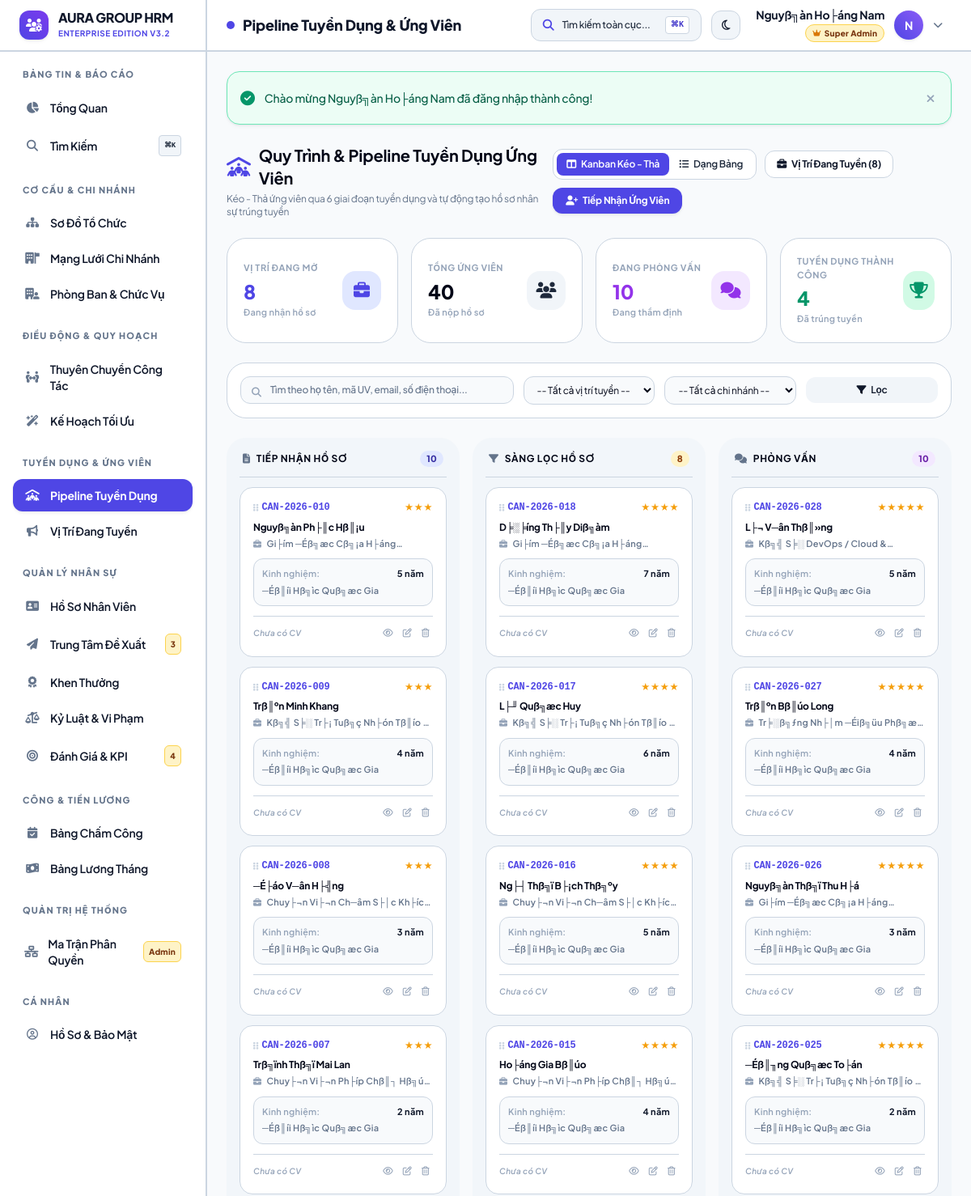
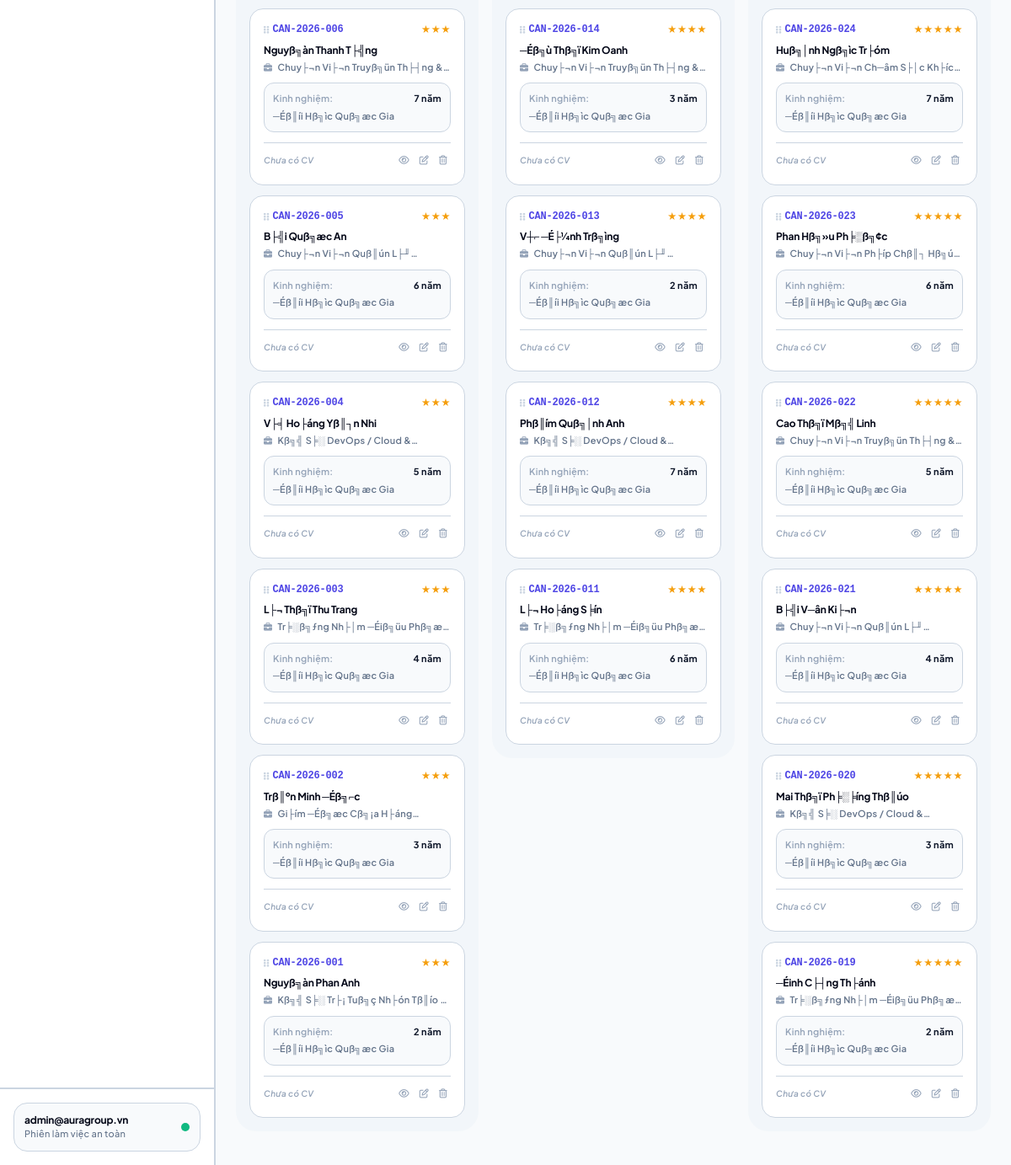
The page /modules/recruitment/index.php (signed in) on the database its author committed (2 pictures, top to bottom).
### tables this page shows
CREATE TABLE `candidates` (
  `id` int(11) NOT NULL AUTO_INCREMENT,
  `candidate_code` varchar(50) NOT NULL COMMENT 'M├ú hß╗ô s╞í: UV-YYYY-XXX',
  `job_position_id` int(11) NOT NULL COMMENT 'Vß╗ï tr├¡ ß╗⌐ng tuyß╗ân',
  `fullname` varchar(100) NOT NULL COMMENT 'Hß╗ì v├á t├¬n ß╗⌐ng vi├¬n',
  `email` varchar(100) NOT NULL COMMENT 'Email li├¬n hß╗ç',
  `phone` varchar(20) NOT NULL COMMENT 'Sß╗æ ─æiß╗çn thoß║íi',
  `gender` enum('Nam','Nu','Khac') DEFAULT 'Nam',
  `birth_date` date DEFAULT NULL COMMENT 'Ng├áy sinh',
  `education` varchar(255) DEFAULT NULL COMMENT 'Tr├¼nh ─æß╗Ö hß╗ìc vß║Ñn & chuy├¬n ng├ánh',
  `experience_years` int(11) DEFAULT 0 COMMENT 'Sß╗æ n─âm kinh nghiß╗çm',
  `cv_file` varchar(255) DEFAULT NULL COMMENT 'Tß╗çp CV scan ─æ├¡nh k├¿m',
  `cover_letter` text DEFAULT NULL COMMENT 'Th╞░ xin viß╗çc / ghi ch├║ ß╗⌐ng vi├¬n',
  `source` enum('website','referral','headhunt','job_board','social','other') DEFAULT 'website' COMMENT 'Nguß╗ôn tuyß╗ân dß╗Ñng',
  `stage` enum('applied','screening','interview','offer','hired','rejected') DEFAULT 'applied' COMMENT 'Giai ─æoß║ín trong Pipeline',
  `rating` tinyint(4) DEFAULT 3 COMMENT '─É├ính gi├í n─âng lß╗▒c tß╗½ 1 ─æß║┐n 5 sao',
  `interview_date` datetime DEFAULT NULL COMMENT 'Lß╗ïch hß║╣n phß╗Ång vß║Ñn',
  `interview_notes` text DEFAULT NULL COMMENT 'Bi├¬n bß║ún & nhß║¡n x├⌐t phß╗Ång vß║Ñn',
  `hired_employee_id` int(11) DEFAULT NULL COMMENT 'ID nh├ón vi├¬n khi ─æ├ú chuyß╗ân ─æß╗òi',
  `created_at` timestamp NOT NULL DEFAULT current_timestamp(),
  PRIMARY KEY (`id`),
  UNIQUE KEY `candidate_code` (`candidate_code`),
  KEY `job_position_id` (`job_position_id`),
  KEY `hired_employee_id` (`hired_employee_id`),
  CONSTRAINT `candidates_ibfk_1` FOREIGN KEY (`job_position_id`) REFERENCES `job_positions` (`id`) ON DELETE CASCADE,
  CONSTRAINT `candidates_ibfk_2` FOREIGN KEY (`hired_employee_id`) REFERENCES `employees` (`id`) ON DELETE SET NULL
);

CREATE TABLE `job_positions` (
  `id` int(11) NOT NULL AUTO_INCREMENT,
  `job_code` varchar(50) NOT NULL COMMENT 'M├ú tin: TD-YYYY-XXX',
  `title` varchar(255) NOT NULL COMMENT 'Ti├¬u ─æß╗ü vß╗ï tr├¡ tuyß╗ân dß╗Ñng',
  `department_id` int(11) DEFAULT NULL COMMENT 'Ph├▓ng ban tiß║┐p nhß║¡n',
  `branch_id` int(11) DEFAULT NULL COMMENT 'Chi nh├ính l├ám viß╗çc',
  `position_id` int(11) DEFAULT NULL COMMENT 'Chß╗⌐c danh ─æß╗ïnh ngß║ích',
  `quantity` int(11) DEFAULT 1 COMMENT 'Chß╗ë ti├¬u tuyß╗ân dß╗Ñng',
  `salary_range_min` decimal(15,2) DEFAULT 0.00 COMMENT 'L╞░╞íng tß╗æi thiß╗âu (VN─É)',
  `salary_range_max` decimal(15,2) DEFAULT 0.00 COMMENT 'L╞░╞íng tß╗æi ─æa (VN─É)',
  `requirements` text DEFAULT NULL COMMENT 'Y├¬u cß║ºu n─âng lß╗▒c & kinh nghiß╗çm',
  `description` text DEFAULT NULL COMMENT 'M├┤ tß║ú nhiß╗çm vß╗Ñ c├┤ng viß╗çc',
  `deadline` date DEFAULT NULL COMMENT 'Hß║ín nß╗Öp hß╗ô s╞í',
  `status` enum('open','closed','paused','filled') DEFAULT 'open' COMMENT 'Trß║íng th├íi tin tuyß╗ân',
  `created_by` int(11) DEFAULT NULL COMMENT 'Ng╞░ß╗¥i tß║ío tin',
  `created_at` timestamp NOT NULL DEFAULT current_timestamp(),
  PRIMARY KEY (`id`),
  UNIQUE KEY `job_code` (`job_code`),
  KEY `department_id` (`department_id`),
  KEY `branch_id` (`branch_id`),
  KEY `position_id` (`position_id`),
  KEY `created_by` (`created_by`),
  CONSTRAINT `job_positions_ibfk_1` FOREIGN KEY (`department_id`) REFERENCES `departments` (`id`) ON DELETE SET NULL,
  CONSTRAINT `job_positions_ibfk_2` FOREIGN KEY (`branch_id`) REFERENCES `branches` (`id`) ON DELETE SET NULL,
  CONSTRAINT `job_positions_ibfk_3` FOREIGN KEY (`position_id`) REFERENCES `positions` (`id`) ON DELETE SET NULL,
  CONSTRAINT `job_positions_ibfk_4` FOREIGN KEY (`created_by`) REFERENCES `users` (`id`) ON DELETE SET NULL
);

### modules/recruitment/index.php (the view, shortened to what the rows shown need)
<?php
require_once __DIR__ . '/../../core/auth.php';
$current_view   = trim($_GET['view'] ?? 'kanban');
$where_clauses = ['1=1'];
$params = [];
$where_sql = implode(' AND ', $where_clauses);
$query_sql = "
    SELECT c.*,
           j.job_code, j.title AS job_title, j.salary_range_min, j.salary_range_max,
           b.name AS branch_name, d.name AS department_name,
           e.employee_code AS hired_emp_code
    FROM candidates c
    JOIN job_positions j ON c.job_position_id = j.id
    LEFT JOIN branches b ON j.branch_id = b.id
    LEFT JOIN departments d ON j.department_id = d.id
    LEFT JOIN employees e ON c.hired_employee_id = e.id
    WHERE {$where_sql}
    ORDER BY c.created_at DESC, c.id DESC
";
$stmt = $pdo->prepare($query_sql);
$stmt->execute($params);
$candidates = $stmt->fetchAll();
$pipeline_columns = [
    'applied' => [
        'title' => 'Tiếp Nhận Hồ Sơ',
        'icon' => 'fa-file-lines',
        'color' => 'indigo',
        'badge_bg' => 'bg-indigo-100 text-indigo-800 dark:bg-indigo-950/60 dark:text-indigo-300',
        'items' => []
    ],
    'screening' => [
        'title' => 'Sàng Lọc Hồ Sơ',
        'icon' => 'fa-filter',
        'color' => 'amber',
        'badge_bg' => 'bg-amber-100 text-amber-800 dark:bg-amber-950/60 dark:text-amber-300',
        'items' => []
    ],
    'interview' => [
        'title' => 'Phỏng Vấn',
        'icon' => 'fa-comments',
        'color' => 'purple',
        'badge_bg' => 'bg-purple-100 text-purple-800 dark:bg-purple-950/60 dark:text-purple-300',
        'items' => []
    ],
    'offer' => [
        'title' => 'Gửi Offer',
        'icon' => 'fa-file-signature',
        'color' => 'sky',
        'badge_bg' => 'bg-sky-100 text-sky-800 dark:bg-sky-950/60 dark:text-sky-300',
        'items' => []
    ],
    'hired' => [
        'title' => 'Trúng Tuyển',
        'icon' => 'fa-trophy',
        'color' => 'emerald',
        'badge_bg' => 'bg-emerald-100 text-emerald-800 dark:bg-emerald-950/60 dark:text-emerald-300',
        'items' => []
    ],
    'rejected' => [
        'title' => 'Không Phù Hợp',
        'icon' => 'fa-ban',
        'color' => 'rose',
        'badge_bg' => 'bg-rose-100 text-rose-800 dark:bg-rose-950/60 dark:text-rose-300',
        'items' => []
    ]
];
foreach ($candidates as $cand) {
    $st = $cand['stage'];
    if (isset($pipeline_columns[$st])) {
        $pipeline_columns[$st]['items'][] = $cand;
    } else {
        $pipeline_columns['applied']['items'][] = $cand;
    }
}
require_once __DIR__ . '/../../includes/header.php';
?>
<div class="space-y-6">
    <div class="flex flex-col md:flex-row md:items-center justify-between gap-4">
        <div>
            <h2 class="text-xl font-bold text-slate-800 dark:text-white flex items-center gap-2.5">
                <i class="fa-solid fa-people-roof text-indigo-600 dark:text-indigo-400 text-2xl"></i>
                <span>Quy Trình & Pipeline Tuyển Dụng Ứng Viên</span>
            </h2>
        </div>
    </div>
    <?php if ($current_view === 'kanban'): ?>
        <div class="kanban-board overflow-x-auto pb-4">
            <div class="flex gap-4 min-w-[1300px] items-start">
                <?php foreach ($pipeline_columns as $col_key => $col): ?>
                    <div class="kanban-column w-72 flex-shrink-0 bg-slate-100/80 dark:bg-slate-800/60 rounded-3xl p-3.5 border-2 border-transparent transition-all duration-200 min-h-[580px] flex flex-col"
                         data-status="<?= $col_key ?>">
                        <div class="flex items-center justify-between pb-3 mb-3 border-b border-slate-200 dark:border-slate-700/80 px-1">
                            <div class="flex items-center gap-2">
                                <i class="fa-solid <?= $col['icon'] ?> text-xs text-slate-500 dark:text-slate-400"></i>
                                <h3 class="text-xs font-bold text-slate-800 dark:text-white uppercase tracking-wider">
                                    <?= $col['title'] ?>
                                </h3>
                            </div>
                            <span class="kanban-count-badge px-2 py-0.5 rounded-full text-[11px] font-extrabold <?= $col['badge_bg'] ?>">
                                <?= count($col['items']) ?>
                            </span>
                        </div>
                        <div class="kanban-cards-container flex-1 space-y-3 min-h-[350px]">
                            <?php foreach ($col['items'] as $cand): ?>
                                <div class="kanban-card bg-white dark:bg-slate-800 rounded-2xl p-4 border border-slate-200/80 dark:border-slate-700/80 shadow-2xs card-hover transition-all group"
                                     data-id="<?= $cand['id'] ?>"
                                     data-code="<?= e($cand['candidate_code']) ?>">
                                    <div class="flex items-center justify-between gap-1 mb-2">
                                        <span class="font-mono text-xs font-bold text-indigo-600 dark:text-indigo-400 flex items-center gap-1">
                                            <i class="fa-solid fa-grip-vertical text-slate-300 dark:text-slate-600 text-[10px] group-hover:text-indigo-500"></i>
                                            <span><?= e($cand['candidate_code']) ?></span>
                                        </span>
                                        <span class="text-[11px] text-amber-500 font-bold">
                                            <?= str_repeat('★', (int)$cand['rating']) ?>
                                        </span>
                                    </div>
                                    <a href="candidate_view.php?id=<?= $cand['id'] ?>" class="text-xs font-bold text-slate-800 dark:text-white hover:text-indigo-600 block line-clamp-1 mb-1">
                                        <?= e($cand['fullname']) ?>
                                    </a>
                                    <div class="text-[11px] text-slate-500 dark:text-slate-400 line-clamp-1 mb-2.5">
                                        <i class="fa-solid fa-briefcase text-[10px] mr-1 text-slate-400"></i>
                                        <span><?= e($cand['job_title']) ?></span>
                                    </div>
                                    <div class="p-2.5 bg-slate-50 dark:bg-slate-900/60 rounded-xl border border-slate-100 dark:border-slate-800 text-[11px] space-y-1 mb-3">
                                        <div class="flex items-center justify-between">
                                            <span class="text-slate-400">Kinh nghiệm:</span>
                                            <span class="font-bold text-slate-700 dark:text-slate-300"><?= (int)$cand['experience_years'] ?> năm</span>
                                        </div>
                                        <div class="truncate text-slate-500">
                                            <?= e($cand['education'] ?: 'Chưa ghi học vấn') ?>
                                        </div>
                                    </div>
                                    <div class="flex items-center justify-between text-[11px] pt-2 border-t border-slate-100 dark:border-slate-700/50">
                                        <div>
                                            <?php if (!empty($cand['cv_file'])): ?>
                                                <a href="<?= base_url('assets/uploads/cvs/' . e($cand['cv_file'])) ?>" target="_blank" class="text-indigo-600 dark:text-indigo-400 hover:underline flex items-center gap-1 font-semibold" title="Xem CV">
                                                    <i class="fa-solid fa-file-pdf"></i> CV
                                                </a>
                                            <?php else: ?>
                                                <span class="text-slate-400 text-[10px] italic">Chưa có CV</span>
                                            <?php endif; ?>
                                        </div>
                                        <div class="flex items-center gap-1">
                                            <a href="candidate_view.php?id=<?= $cand['id'] ?>" class="p-1 text-slate-400 hover:text-indigo-600 rounded transition" title="Xem hồ sơ">
                                                <i class="fa-regular fa-eye"></i>
                                            </a>
                                            <?php if (has_permission('recruitment', 'edit')): ?>
                                                <a href="candidate_form.php?id=<?= $cand['id'] ?>" class="p-1 text-slate-400 hover:text-indigo-600 rounded transition" title="Chỉnh sửa">
                                                    <i class="fa-regular fa-pen-to-square"></i>
                                                </a>
                                            <?php endif; ?>
                                            <?php if (has_permission('recruitment', 'delete')): ?>
                                                <form method="POST" action="delete.php" class="inline" onsubmit="return false;">
                                                    <button type="button" data-confirm="Bạn có chắc muốn xóa ứng viên '<?= e($cand['fullname']) ?>' không?" class="p-1 text-slate-400 hover:text-rose-600 rounded transition" title="Xóa">
                                                        <i class="fa-regular fa-trash-can"></i>
                                                    </button>
                                                </form>
                                            <?php endif; ?>
                                        </div>
                                    </div>
                                </div>
                            <?php endforeach; ?>
                        </div>
                    </div>
                <?php endforeach; ?>
            </div>
        </div>
    <?php endif; ?>
</div>
<?php require_once __DIR__ . '/../../includes/footer.php'; ?>

### rows shown on the page
candidates: candidate_code "CAN-2026-010", rating "★★★", fullname "Nguyß╗àn Ph├║c Hß║¡u", job_position.title "Gi├ím ─Éß╗æc Cß╗¡a…", experience_years "5", education "─Éß║íi Hß╗ìc Quß╗æc Gia", shows "Chưa có CV"
candidates: candidate_code "CAN-2026-009", rating "★★★", fullname "Trß║ºn Minh Khang", job_position.title "Kß╗╣ S╞░ Tr├¡ Tuß╗ç Nh├ón Tß║ío…", experience_years "4", education "─Éß║íi Hß╗ìc Quß╗æc Gia", shows "Chưa có CV"
candidates: candidate_code "CAN-2026-008", rating "★★★", fullname "─É├áo V─ân H├╣ng", job_position.title "Chuy├¬n Vi├¬n Ch─âm S├│c…", experience_years "3", education "─Éß║íi Hß╗ìc Quß╗æc Gia", shows "Chưa có CV"
candidates: candidate_code "CAN-2026-007", rating "★★★", fullname "Trß╗ïnh Thß╗ï Mai Lan", job_position.title "Chuy├¬n Vi├¬n Ph├íp Chß║┐…", experience_years "2", education "─Éß║íi Hß╗ìc Quß╗æc Gia", shows "Chưa có CV"
candidates: candidate_code "CAN-2026-006", rating "★★★", fullname "Nguyß╗àn Thanh T├╣ng", job_position.title "Chuy├¬n Vi├¬n Truyß╗ün Th├┤ng…", experience_years "7", education "─Éß║íi Hß╗ìc Quß╗æc Gia", shows "Chưa có CV"
candidates: candidate_code "CAN-2026-005", rating "★★★", fullname "B├╣i Quß╗æc An", job_position.title "Chuy├¬n Vi├¬n Quß║ún…", experience_years "6", education "─Éß║íi Hß╗ìc Quß╗æc Gia", shows "Chưa có CV"
candidates: candidate_code "CAN-2026-004", rating "★★★", fullname "V├╡ Ho├áng Yß║┐n Nhi", job_position.title "Kß╗╣ S╞░ DevOps / Cloud…", experience_years "5", education "─Éß║íi Hß╗ìc Quß╗æc Gia", shows "Chưa có CV"
candidates: candidate_code "CAN-2026-003", rating "★★★", fullname "L├¬ Thß╗ï Thu Trang", job_position.title "Tr╞░ß╗ƒng Nh├│m ─Éiß╗üu…", experience_years "4", education "─Éß║íi Hß╗ìc Quß╗æc Gia", shows "Chưa có CV"
candidates: candidate_code "CAN-2026-002", rating "★★★", fullname "Trß║ºn Minh ─Éß╗⌐c", job_position.title "Gi├ím ─Éß╗æc Cß╗¡a…", experience_years "3", education "─Éß║íi Hß╗ìc Quß╗æc Gia", shows "Chưa có CV"
candidates: candidate_code "CAN-2026-001", rating "★★★", fullname "Nguyß╗àn Phan Anh", job_position.title "Kß╗╣ S╞░ Tr├¡ Tuß╗ç Nh├ón Tß║ío…", experience_years "2", education "─Éß║íi Hß╗ìc Quß╗æc Gia", shows "Chưa có CV"
candidates: candidate_code "CAN-2026-018", rating "★★★★", fullname "D╞░╞íng Th├║y Diß╗àm", job_position.title "Gi├ím ─Éß╗æc Cß╗¡a…", experience_years "7", education "─Éß║íi Hß╗ìc Quß╗æc Gia", shows "Chưa có CV"
candidates: candidate_code "CAN-2026-017", rating "★★★★", fullname "L├╜ Quß╗æc Huy", job_position.title "Kß╗╣ S╞░ Tr├¡ Tuß╗ç Nh├ón Tß║ío…", experience_years "6", education "─Éß║íi Hß╗ìc Quß╗æc Gia", shows "Chưa có CV"
candidates: candidate_code "CAN-2026-016", rating "★★★★", fullname "Ng├┤ Thß╗ï B├¡ch Thß╗ºy", job_position.title "Chuy├¬n Vi├¬n Ch─âm S├│c…", experience_years "5", education "─Éß║íi Hß╗ìc Quß╗æc Gia", shows "Chưa có CV"
candidates: candidate_code "CAN-2026-015", rating "★★★★", fullname "Ho├áng Gia Bß║úo", job_position.title "Chuy├¬n Vi├¬n Ph├íp Chß║┐…", experience_years "4", education "─Éß║íi Hß╗ìc Quß╗æc Gia", shows "Chưa có CV"
candidates: candidate_code "CAN-2026-014", rating "★★★★", fullname "─Éß╗ù Thß╗ï Kim Oanh", job_position.title "Chuy├¬n Vi├¬n Truyß╗ün Th├┤ng…", experience_years "3", education "─Éß║íi Hß╗ìc Quß╗æc Gia", shows "Chưa có CV"
candidates: candidate_code "CAN-2026-013", rating "★★★★", fullname "V┼⌐ ─É├¼nh Trß╗ìng", job_position.title "Chuy├¬n Vi├¬n Quß║ún…", experience_years "2", education "─Éß║íi Hß╗ìc Quß╗æc Gia", shows "Chưa có CV"
candidates: candidate_code "CAN-2026-012", rating "★★★★", fullname "Phß║ím Quß╗│nh Anh", job_position.title "Kß╗╣ S╞░ DevOps / Cloud…", experience_years "7", education "─Éß║íi Hß╗ìc Quß╗æc Gia", shows "Chưa có CV"
candidates: candidate_code "CAN-2026-011", rating "★★★★", fullname "L├¬ Ho├áng S╞ín", job_position.title "Tr╞░ß╗ƒng Nh├│m ─Éiß╗üu…", experience_years "6", education "─Éß║íi Hß╗ìc Quß╗æc Gia", shows "Chưa có CV"
candidates: candidate_code "CAN-2026-028", rating "★★★★★", fullname "L├¬ V─ân Thß║»ng", job_position.title "Kß╗╣ S╞░ DevOps / Cloud…", experience_years "5", education "─Éß║íi Hß╗ìc Quß╗æc Gia", shows "Chưa có CV"
candidates: candidate_code "CAN-2026-027", rating "★★★★★", fullname "Trß║ºn Bß║úo Long", job_position.title "Tr╞░ß╗ƒng Nh├│m ─Éiß╗üu…", experience_years "4", education "─Éß║íi Hß╗ìc Quß╗æc Gia", shows "Chưa có CV"
candidates: candidate_code "CAN-2026-026", rating "★★★★★", fullname "Nguyß╗àn Thß╗ï Thu H├á", job_position.title "Gi├ím ─Éß╗æc Cß╗¡a…", experience_years "3", education "─Éß║íi Hß╗ìc Quß╗æc Gia", shows "Chưa có CV"
candidates: candidate_code "CAN-2026-025", rating "★★★★★", fullname "─Éß║╖ng Quß╗æc To├án", job_position.title "Kß╗╣ S╞░ Tr├¡ Tuß╗ç Nh├ón Tß║ío…", experience_years "2", education "─Éß║íi Hß╗ìc Quß╗æc Gia", shows "Chưa có CV"
candidates: candidate_code "CAN-2026-024", rating "★★★★★", fullname "Huß╗│nh Ngß╗ìc Tr├óm", job_position.title "Chuy├¬n Vi├¬n Ch─âm S├│c…", experience_years "7", education "─Éß║íi Hß╗ìc Quß╗æc Gia", shows "Chưa có CV"
candidates: candidate_code "CAN-2026-023", rating "★★★★★", fullname "Phan Hß╗»u Ph╞░ß╗¢c", job_position.title "Chuy├¬n Vi├¬n Ph├íp Chß║┐…", experience_years "6", education "─Éß║íi Hß╗ìc Quß╗æc Gia", shows "Chưa có CV"
candidates: candidate_code "CAN-2026-022", rating "★★★★★", fullname "Cao Thß╗ï Mß╗╣ Linh", job_position.title "Chuy├¬n Vi├¬n Truyß╗ün Th├┤ng…", experience_years "5", education "─Éß║íi Hß╗ìc Quß╗æc Gia", shows "Chưa có CV"
candidates: candidate_code "CAN-2026-021", rating "★★★★★", fullname "B├╣i V─ân Ki├¬n", job_position.title "Chuy├¬n Vi├¬n Quß║ún…", experience_years "4", education "─Éß║íi Hß╗ìc Quß╗æc Gia", shows "Chưa có CV"
candidates: candidate_code "CAN-2026-020", rating "★★★★★", fullname "Mai Thß╗ï Ph╞░╞íng Thß║úo", job_position.title "Kß╗╣ S╞░ DevOps / Cloud…", experience_years "3", education "─Éß║íi Hß╗ìc Quß╗æc Gia", shows "Chưa có CV"
candidates: candidate_code "CAN-2026-019", rating "★★★★★", fullname "─Éinh C├┤ng Th├ánh", job_position.title "Tr╞░ß╗ƒng Nh├│m ─Éiß╗üu…", experience_years "2", education "─Éß║íi Hß╗ìc Quß╗æc Gia", shows "Chưa có CV"

### other values the page prints
$pending_proposals_count "3"
$pending_evals_count "4"
$_SESSION['user']['username'] "admin@auragroup.vn"
$page_title "Pipeline Tuyển Dụng & Ứng Viên"
$user['fullname'] "Nguyß╗àn Ho├áng Nam"
$first_letter "N"
$flash['message'] "Chào mừng Nguyß╗àn Ho├áng Nam đã đăng nhập thành công!"
$stats['total_jobs'] "8"
$stats['total_candidates'] "40"
$stats['interviewing_count'] "10"
$stats['hired_count'] "4"
$col['title'] "TIẾP NHẬN HỒ SƠ"
count($col['items']) "10"
$col['title'] "SÀNG LỌC HỒ SƠ"
count($col['items']) "8"
